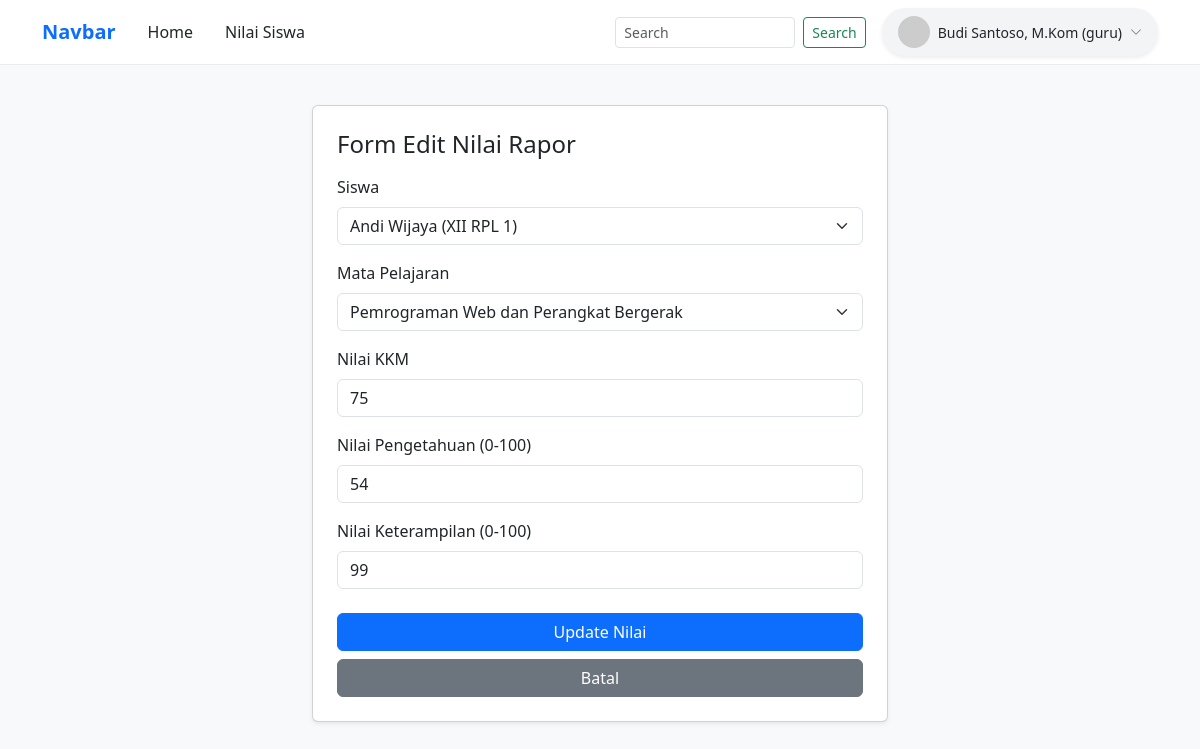
The app's page /edit_nilai.php?id=1&mapel_id=1 (signed in) with its own data.
### tables this page shows
CREATE TABLE `nilai_rapor` (
  `id` int(11) NOT NULL,
  `siswa_id` int(11) NOT NULL,
  `mapel_id` int(11) NOT NULL,
  `nilai_kkm` int(11) DEFAULT 75,
  `nilai_pengetahuan` int(11) DEFAULT NULL,
  `nilai_keterampilan` int(11) DEFAULT NULL,
  `Keterangan` varchar(50) DEFAULT NULL
);

CREATE TABLE `siswa` (
  `id` int(11) NOT NULL,
  `nis` varchar(10) NOT NULL,
  `nama` varchar(100) NOT NULL,
  `kelas` varchar(10) NOT NULL,
  `jenis_kelamin` enum('L','P') NOT NULL,
  `user_id` int(11) DEFAULT NULL
);

CREATE TABLE `mapel` (
  `id` int(11) NOT NULL,
  `kode_mapel` varchar(10) NOT NULL,
  `nama_mapel` varchar(100) NOT NULL,
  `guru_id` int(11) DEFAULT NULL
);

### edit_nilai.php (the view, shortened to what this page needs)
<?php
require_once 'koneksi.php';
$id = isset($_GET['id']) ? (int)$_GET['id'] : 0;
$query_nilai = mysqli_query($koneksi, "SELECT nilai_rapor.*, siswa.kelas AS kelas_siswa FROM nilai_rapor LEFT JOIN siswa ON nilai_rapor.siswa_id = siswa.id WHERE nilai_rapor.id = $id");
$data_nilai = mysqli_fetch_assoc($query_nilai);
$siswa_list = [];
$resSiswa = mysqli_query($koneksi, "SELECT id, nama, kelas FROM siswa");
if ($resSiswa) {
    while ($row = mysqli_fetch_assoc($resSiswa)) {
        $siswa_list[] = $row;
    }
}
$mapel_list = [];
$resMapel = mysqli_query($koneksi, "SELECT id, nama_mapel FROM mapel");
if ($resMapel) {
    while ($row = mysqli_fetch_assoc($resMapel)) {
        $mapel_list[] = $row;
    }
}
?>
<!DOCTYPE html>
<html lang="id">
<head>
  <link href="https://cdn.jsdelivr.net/npm/bootstrap@5.3.3/dist/css/bootstrap.min.css" rel="stylesheet">
  <link rel="stylesheet" href="https://cdn.jsdelivr.net/npm/bootstrap-icons@1.11.3/font/bootstrap-icons.min.css">
</head>
<body class="bg-light">
  <?php include 'navbar.php'; ?>
  <div class="container" style="max-width: 600px; margin-top: 40px; margin-bottom: 40px;">
    <div class="card shadow-sm p-4">
      <h4 class="mb-3">Form Edit Nilai Rapor</h4>
      <form method="POST" action="">
        <div class="mb-3">
          <label class="form-label">Siswa</label>
          <select name="siswa_id" class="form-select" required>
            <?php foreach ($siswa_list as $s): ?>
              <option value="<?= $s['id'] ?>" <?= ($data_nilai['siswa_id'] == $s['id']) ? 'selected' : '' ?>>
                <?= htmlspecialchars($s['nama'] . ' (' . $s['kelas'] . ')') ?>
              </option>
            <?php endforeach; ?>
          </select>
        </div>
        <div class="mb-3">
          <label class="form-label">Mata Pelajaran</label>
          <select name="mapel_id" class="form-select" required>
            <?php foreach ($mapel_list as $m): ?>
              <option value="<?= $m['id'] ?>" <?= ($data_nilai['mapel_id'] == $m['id']) ? 'selected' : '' ?>>
                <?= htmlspecialchars($m['nama_mapel']) ?>
              </option>
            <?php endforeach; ?>
          </select>
        </div>
        <div class="mb-3">
          <label class="form-label">Nilai KKM</label>
          <input type="number" name="nilai_kkm" class="form-control" value="<?= htmlspecialchars($data_nilai['nilai_kkm']) ?>" required>
        </div>
        <div class="mb-3">
          <label class="form-label">Nilai Pengetahuan (0-100)</label>
          <input type="number" name="nilai_pengetahuan" class="form-control" value="<?= htmlspecialchars($data_nilai['nilai_pengetahuan']) ?>" min="0" max="100" required>
        </div>
        <div class="mb-3">
          <label class="form-label">Nilai Keterampilan (0-100)</label>
          <input type="number" name="nilai_keterampilan" class="form-control" value="<?= htmlspecialchars($data_nilai['nilai_keterampilan']) ?>" min="0" max="100" required>
        </div>
        <button type="submit" class="btn btn-primary w-100 mt-2">Update Nilai</button>
        <button type="button" onclick="history.back()" class="btn btn-secondary w-100 mt-2">Batal</button>
      </form>
    </div>
  </div>
</body>
</html>

### records on screen
nilai_rapor: siswa_id "Andi Wijaya (XII RPL 1)", mapel_id "Pemrograman Web dan Perangkat Bergerak", nilai_kkm "75", nilai_pengetahuan "54", nilai_keterampilan "99"

### other values on screen
$nama_user "Budi Santoso, M.Kom"
$role_user ?: 'siswa' "guru"
